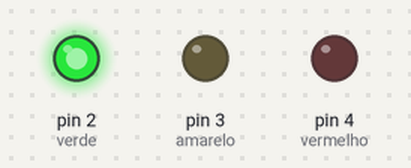
Bench run of a sketch on a simulated Arduino Uno, built with avr-gcc and run on an emulated ATmega328P. Shown: output pins drawn as LEDs (lit = HIGH).

Above: at 2.5 s.
At 6.0 s:
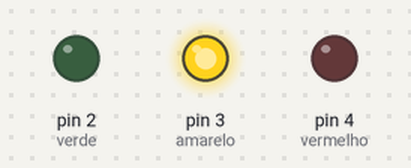
At 9.0 s:
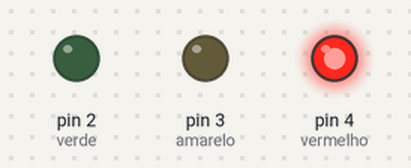
Timing chart, 0 to 14.3 s (numbered marks = the images above):
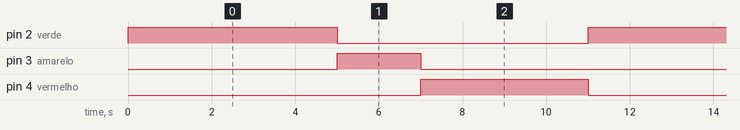

Measured:
- by itself, pin 2 (verde): alternates HIGH for 5.0 s and LOW for 6.0 s
- by itself, pin 3 (amarelo): alternates HIGH for 2.0 s and LOW for 9.0 s
- by itself, pin 4 (vermelho): alternates HIGH for 4.0 s and LOW for 7.0 s

The sketch:

Projeto_Semaforo.ino
```cpp
int verde = 2;
int amarelo = 3;
int vermelho = 4;
void setup() {
  pinMode(verde,OUTPUT);
  pinMode(amarelo,OUTPUT);
  pinMode(vermelho,OUTPUT);
}

void loop() {
  digitalWrite(verde,HIGH);
  digitalWrite(amarelo,LOW);
  digitalWrite(vermelho,LOW);
  delay(5000);
  digitalWrite(verde,LOW);
  digitalWrite(amarelo,HIGH);
  digitalWrite(vermelho,LOW);
  delay(2000);
  digitalWrite(verde,LOW);
  digitalWrite(amarelo,LOW);
  digitalWrite(vermelho,HIGH);
  delay(4000);
}
```
